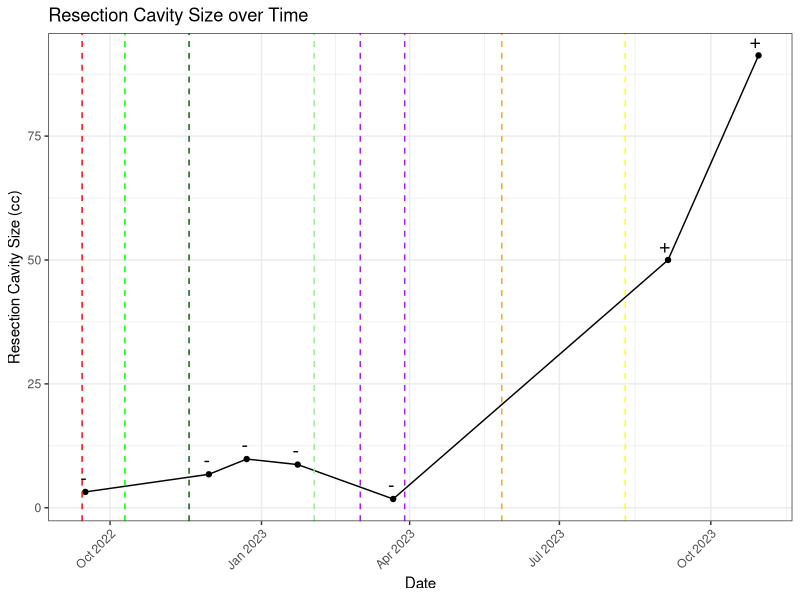
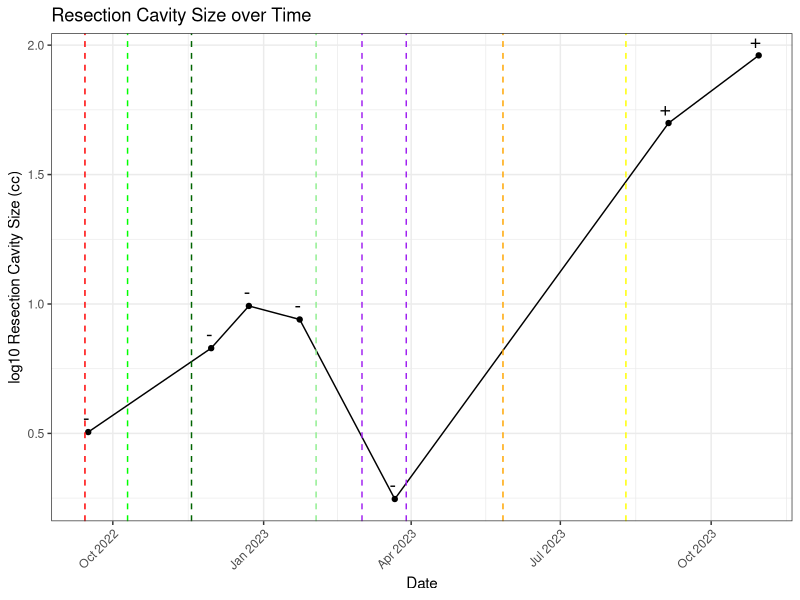
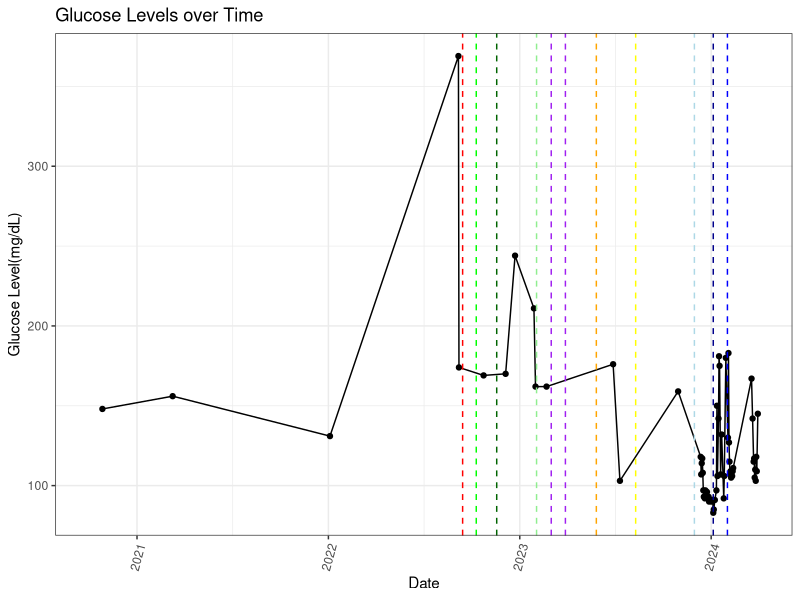
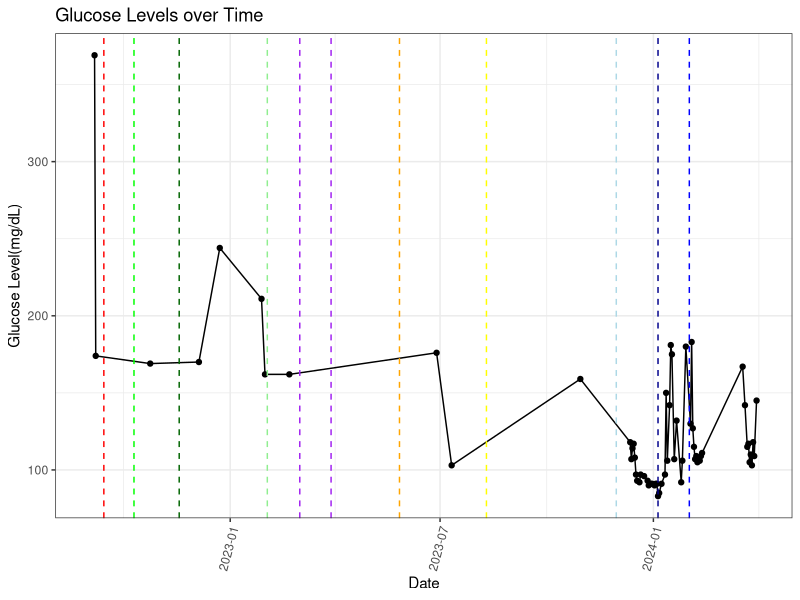
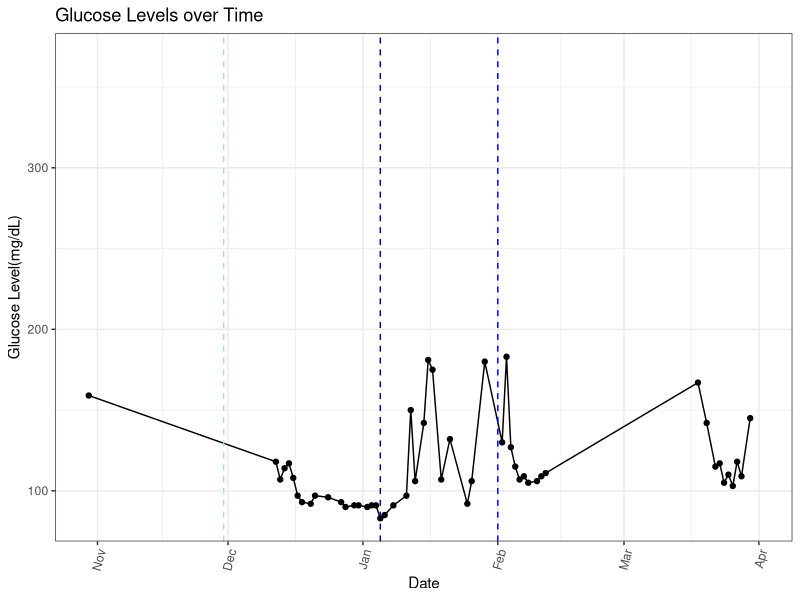
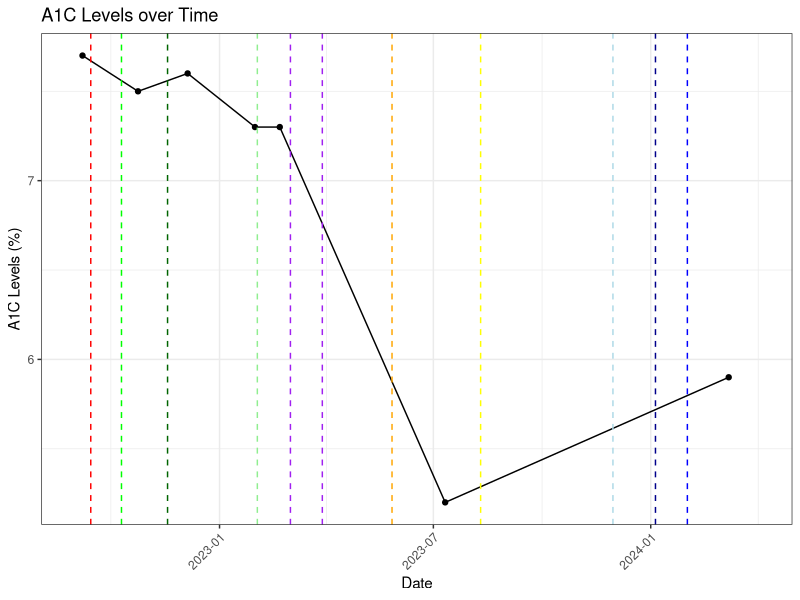
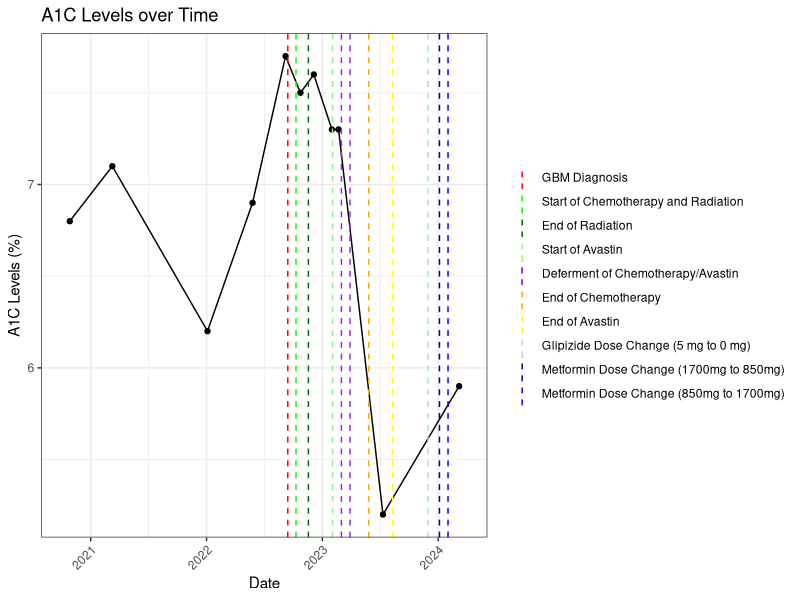

Recreate these plots in R, in order.
library(cowplot)
library(dplyr)
library(ggplot2)
library(lubridate)
library(dplyr)
library(mgcv)
library(gridExtra)

# data manipulation
df1 <- read.csv("tumorBurden.csv")
df1$Date <- as.Date(mdy(df1$Date))

df2 <- read.csv("glucoseLevels.csv")
df2$Date <- as.Date(mdy(df2$Date))

df3 <- read.csv("a1cLevels.csv")
df3$Date <- as.Date(mdy(df3$Date))


merged_df <- merge(merge(df1, df2, by = "Date", all = TRUE), df3, by = "Date", all = TRUE)

# colors <- c("red", "darkblue", "blue", "lightblue", "green", "lightgreen", "darkgreen", "purple", "orange", "yellow")
# meanings <- c("GBM Diagnosis", "Metformin Dose Change (1700mg to 850mg)", "Metformin Dose Change (850mg to 1700mg)", "Glipizide Dose Change (5 mg to 0 mg)", 
#               "Start of Chemotherapy and Radiation", "Start of Avastin", "End of Radiation", "Deferment of Chemotherapy/Avastin due to abscess",
#               "End of Chemotherapy", "End of Avastin")

# plots
resectionCavity <- ggplot(data = df1, aes(x = Date, y = Resection)) +
  geom_point() +
  geom_line() +
  geom_vline(xintercept = as.numeric(as.Date("2022-09-14")), linetype = "dashed", color = "red") +
  geom_vline(xintercept = as.numeric(as.Date("2024-01-05")), linetype = "dashed", color = "darkblue") +
  geom_vline(xintercept = as.numeric(as.Date("2024-02-01")), linetype = "dashed", color = "blue") +
  geom_vline(xintercept = as.numeric(as.Date("2023-11-30")), linetype = "dashed", color = "lightblue") +
  geom_vline(xintercept = as.numeric(as.Date("2022-10-10")), linetype = "dashed", color = "green") +
  geom_vline(xintercept = as.numeric(as.Date("2023-02-02")), linetype = "dashed", color = "lightgreen") +
  geom_vline(xintercept = as.numeric(as.Date("2022-11-18")), linetype = "dashed", color = "darkgreen") +
  geom_vline(xintercept = as.numeric(as.Date("2023-03-02")), linetype = "dashed", color = "purple") +
  geom_vline(xintercept = as.numeric(as.Date("2023-03-29")), linetype = "dashed", color = "purple") +
  geom_vline(xintercept = as.numeric(as.Date("2023-05-27")), linetype = "dashed", color = "orange") +
  geom_vline(xintercept = as.numeric(as.Date("2023-08-10")), linetype = "dashed", color = "yellow") +
  geom_text(aes(label = FLAIR), vjust = -0.5, hjust = 0.75, size = 5) +
  labs(x = "Date", y = "Resection Cavity Size (cc)") +  
  ggtitle("Resection Cavity Size over Time") +  
  theme_bw() + 
  theme(axis.text.x = element_text(angle = 45, hjust = 1)) +
  xlim(as.Date("2022-09-14"), as.Date("2023-10-30"))

resectionCavityLog <- ggplot(data = df1, aes(x = Date, y = log)) +
  geom_point() +
  geom_line() +
  geom_vline(xintercept = as.numeric(as.Date("2022-09-14")), linetype = "dashed", color = "red") +
  geom_vline(xintercept = as.numeric(as.Date("2024-01-05")), linetype = "dashed", color = "darkblue") +
  geom_vline(xintercept = as.numeric(as.Date("2024-02-01")), linetype = "dashed", color = "blue") +
  geom_vline(xintercept = as.numeric(as.Date("2023-11-30")), linetype = "dashed", color = "lightblue") +
  geom_vline(xintercept = as.numeric(as.Date("2022-10-10")), linetype = "dashed", color = "green") +
  geom_vline(xintercept = as.numeric(as.Date("2023-02-02")), linetype = "dashed", color = "lightgreen") +
  geom_vline(xintercept = as.numeric(as.Date("2022-11-18")), linetype = "dashed", color = "darkgreen") +
  geom_vline(xintercept = as.numeric(as.Date("2023-03-02")), linetype = "dashed", color = "purple") +
  geom_vline(xintercept = as.numeric(as.Date("2023-03-29")), linetype = "dashed", color = "purple") +
  geom_vline(xintercept = as.numeric(as.Date("2023-05-27")), linetype = "dashed", color = "orange") +
  geom_vline(xintercept = as.numeric(as.Date("2023-08-10")), linetype = "dashed", color = "yellow") +
  geom_text(aes(label = FLAIR), vjust = -0.5, hjust = 0.75, size = 5) +
  labs(x = "Date", y = "log10 Resection Cavity Size (cc)") +  
  ggtitle("Resection Cavity Size over Time") +  
  theme_bw() + 
  theme(axis.text.x = element_text(angle = 45, hjust = 1)) +
  xlim(as.Date("2022-09-14"), as.Date("2023-10-30"))

glucoseLevelsLong <- ggplot(data = df2, aes(x = Date, y = ReadingGlucose)) +
  geom_point() +
  geom_line() +
  geom_vline(xintercept = as.numeric(as.Date("2022-09-14")), linetype = "dashed", color = "red") +
  geom_vline(xintercept = as.numeric(as.Date("2024-01-05")), linetype = "dashed", color = "darkblue") +
  geom_vline(xintercept = as.numeric(as.Date("2024-02-01")), linetype = "dashed", color = "blue") +
  geom_vline(xintercept = as.numeric(as.Date("2023-11-30")), linetype = "dashed", color = "lightblue") +
  geom_vline(xintercept = as.numeric(as.Date("2022-10-10")), linetype = "dashed", color = "green") +
  geom_vline(xintercept = as.numeric(as.Date("2023-02-02")), linetype = "dashed", color = "lightgreen") +
  geom_vline(xintercept = as.numeric(as.Date("2022-11-18")), linetype = "dashed", color = "darkgreen") +
  geom_vline(xintercept = as.numeric(as.Date("2023-03-02")), linetype = "dashed", color = "purple") +
  geom_vline(xintercept = as.numeric(as.Date("2023-03-29")), linetype = "dashed", color = "purple") +
  geom_vline(xintercept = as.numeric(as.Date("2023-05-27")), linetype = "dashed", color = "orange") +
  geom_vline(xintercept = as.numeric(as.Date("2023-08-10")), linetype = "dashed", color = "yellow") +
  labs(x = "Date", y = "Glucose Level(mg/dL)") +  
  ggtitle("Glucose Levels over Time") +  
  theme_bw() + 
  theme(axis.text.x = element_text(angle = 75, hjust = 1)) +
  xlim(as.Date("2020-10-01"), as.Date("2024-04-01"))  

glucoseLevelsShort <- ggplot(data = df2, aes(x = Date, y = ReadingGlucose)) +
  geom_point() +
  geom_line() +
  geom_vline(xintercept = as.numeric(as.Date("2022-09-14")), linetype = "dashed", color = "red") +
  geom_vline(xintercept = as.numeric(as.Date("2024-01-05")), linetype = "dashed", color = "darkblue") +
  geom_vline(xintercept = as.numeric(as.Date("2024-02-01")), linetype = "dashed", color = "blue") +
  geom_vline(xintercept = as.numeric(as.Date("2023-11-30")), linetype = "dashed", color = "lightblue") +
  geom_vline(xintercept = as.numeric(as.Date("2022-10-10")), linetype = "dashed", color = "green") +
  geom_vline(xintercept = as.numeric(as.Date("2023-02-02")), linetype = "dashed", color = "lightgreen") +
  geom_vline(xintercept = as.numeric(as.Date("2022-11-18")), linetype = "dashed", color = "darkgreen") +
  geom_vline(xintercept = as.numeric(as.Date("2023-03-02")), linetype = "dashed", color = "purple") +
  geom_vline(xintercept = as.numeric(as.Date("2023-03-29")), linetype = "dashed", color = "purple") +
  geom_vline(xintercept = as.numeric(as.Date("2023-05-27")), linetype = "dashed", color = "orange") +
  geom_vline(xintercept = as.numeric(as.Date("2023-08-10")), linetype = "dashed", color = "yellow") +
  labs(x = "Date", y = "Glucose Level(mg/dL)") +  
  ggtitle("Glucose Levels over Time") +  
  theme_bw() + 
  theme(axis.text.x = element_text(angle = 75, hjust = 1)) +
  xlim(as.Date("2022-09-01"), as.Date("2024-04-01"))  

glucoseLevelsXShort <- ggplot(data = df2, aes(x = Date, y = ReadingGlucose)) +
  geom_point() +
  geom_line() +
  geom_vline(xintercept = as.numeric(as.Date("2022-09-14")), linetype = "dashed", color = "red") +
  geom_vline(xintercept = as.numeric(as.Date("2024-01-05")), linetype = "dashed", color = "darkblue") +
  geom_vline(xintercept = as.numeric(as.Date("2024-02-01")), linetype = "dashed", color = "blue") +
  geom_vline(xintercept = as.numeric(as.Date("2023-11-30")), linetype = "dashed", color = "lightblue") +
  geom_vline(xintercept = as.numeric(as.Date("2022-10-10")), linetype = "dashed", color = "green") +
  geom_vline(xintercept = as.numeric(as.Date("2023-02-02")), linetype = "dashed", color = "lightgreen") +
  geom_vline(xintercept = as.numeric(as.Date("2022-11-18")), linetype = "dashed", color = "darkgreen") +
  geom_vline(xintercept = as.numeric(as.Date("2023-03-02")), linetype = "dashed", color = "purple") +
  geom_vline(xintercept = as.numeric(as.Date("2023-03-29")), linetype = "dashed", color = "purple") +
  geom_vline(xintercept = as.numeric(as.Date("2023-05-27")), linetype = "dashed", color = "orange") +
  geom_vline(xintercept = as.numeric(as.Date("2023-08-10")), linetype = "dashed", color = "yellow") +
  labs(x = "Date", y = "Glucose Level(mg/dL)") +  
  ggtitle("Glucose Levels over Time") +  
  theme_bw() + 
  theme(axis.text.x = element_text(angle = 75, hjust = 1)) +
  xlim(as.Date("2023-10-30"), as.Date("2024-04-01")) 

a1cLevelsShort <- ggplot(data = df3, aes(x = Date, y = A1C)) +
  geom_point() +
  geom_line() +
  geom_vline(xintercept = as.numeric(as.Date("2022-09-14")), linetype = "dashed", color = "red") +
  geom_vline(xintercept = as.numeric(as.Date("2024-01-05")), linetype = "dashed", color = "darkblue") +
  geom_vline(xintercept = as.numeric(as.Date("2024-02-01")), linetype = "dashed", color = "blue") +
  geom_vline(xintercept = as.numeric(as.Date("2023-11-30")), linetype = "dashed", color = "lightblue") +
  geom_vline(xintercept = as.numeric(as.Date("2022-10-10")), linetype = "dashed", color = "green") +
  geom_vline(xintercept = as.numeric(as.Date("2023-02-02")), linetype = "dashed", color = "lightgreen") +
  geom_vline(xintercept = as.numeric(as.Date("2022-11-18")), linetype = "dashed", color = "darkgreen") +
  geom_vline(xintercept = as.numeric(as.Date("2023-03-02")), linetype = "dashed", color = "purple") +
  geom_vline(xintercept = as.numeric(as.Date("2023-03-29")), linetype = "dashed", color = "purple") +
  geom_vline(xintercept = as.numeric(as.Date("2023-05-27")), linetype = "dashed", color = "orange") +
  geom_vline(xintercept = as.numeric(as.Date("2023-08-10")), linetype = "dashed", color = "yellow") +
  labs(x = "Date", y = "A1C Levels (%)") +  
  ggtitle("A1C Levels over Time") +  
  theme_bw() + 
  theme(axis.text.x = element_text(angle = 45, hjust = 1)) +
  xlim(as.Date("2022-09-01"), as.Date("2024-04-01"))  

a1cLevelsLong <- ggplot(data = df3, aes(x = Date, y = A1C)) +
  geom_point() +
  geom_line() +
  geom_vline(aes(xintercept = as.numeric(as.Date("2022-09-14")), color = "GBM Diagnosis"), linetype = "dashed") +
  geom_vline(aes(xintercept = as.numeric(as.Date("2024-01-05")), color = "Metformin Dose Change (1700mg to 850mg)"), linetype = "dashed") +
  geom_vline(aes(xintercept = as.numeric(as.Date("2024-02-01")), color = "Metformin Dose Change (850mg to 1700mg)"), linetype = "dashed") +
  geom_vline(aes(xintercept = as.numeric(as.Date("2023-11-30")), color = "Glipizide Dose Change (5 mg to 0 mg)"), linetype = "dashed") +
  geom_vline(aes(xintercept = as.numeric(as.Date("2022-10-10")), color = "Start of Chemotherapy and Radiation"), linetype = "dashed") +
  geom_vline(aes(xintercept = as.numeric(as.Date("2023-02-02")), color = "Start of Avastin"), linetype = "dashed") +
  geom_vline(aes(xintercept = as.numeric(as.Date("2022-11-18")), color = "End of Radiation"), linetype = "dashed") +
  geom_vline(aes(xintercept = as.numeric(as.Date("2023-03-02")), color = "Deferment of Chemotherapy/Avastin"), linetype = "dashed") +
  geom_vline(aes(xintercept = as.numeric(as.Date("2023-03-29")), color = "Deferment of Chemotherapy/Avastin"), linetype = "dashed") +
  geom_vline(aes(xintercept = as.numeric(as.Date("2023-05-27")), color = "End of Chemotherapy"), linetype = "dashed") +
  geom_vline(aes(xintercept = as.numeric(as.Date("2023-08-10")), color = "End of Avastin"), linetype = "dashed") + 
   labs(x = "Date", y = "A1C Levels (%)") +  
  ggtitle("A1C Levels over Time") +  
  theme_bw() + 
  theme(axis.text.x = element_text(angle = 45, hjust = 1)) +
  scale_color_manual(values = c("GBM Diagnosis" = "red", 
                                "Metformin Dose Change (1700mg to 850mg)" = "darkblue", 
                                "Metformin Dose Change (850mg to 1700mg)" = "blue", 
                                "Glipizide Dose Change (5 mg to 0 mg)" = "lightblue", 
                                "Start of Chemotherapy and Radiation" = "green", 
                                "Start of Avastin" = "lightgreen", 
                                "End of Radiation" = "darkgreen", 
                                "Deferment of Chemotherapy/Avastin" = "purple", 
                                "End of Chemotherapy" = "orange", 
                                "End of Avastin" = "yellow"),
                     breaks = c("GBM Diagnosis",
                                "Start of Chemotherapy and Radiation",
                                "End of Radiation",
                                "Start of Avastin",
                                "Deferment of Chemotherapy/Avastin",
                                "End of Chemotherapy",
                                "End of Avastin",
                                "Glipizide Dose Change (5 mg to 0 mg)",
                                "Metformin Dose Change (1700mg to 850mg)", 
                                "Metformin Dose Change (850mg to 1700mg)")) +
  guides(color = guide_legend(title = NULL, override.aes = list(shape = 15))) +
  xlim(as.Date("2020-10-01"), as.Date("2024-04-01"))

# save all plots
plots <- list(resectionCavity = resectionCavity, 
              resectionCavityLog = resectionCavityLog, 
              glucoseLevelsLong = glucoseLevelsLong, 
              glucoseLevelsShort = glucoseLevelsShort, 
              glucoseLevelsXShort = glucoseLevelsXShort, 
              a1cLevelsShort = a1cLevelsShort
              )

for (plot_name in names(plots)) {
  filename <- paste0("plot_", plot_name, ".png")
  ggsave(filename, plot = plots[[plot_name]], path = ".", width = 8, height = 6) 
}

ggsave(filename, plot = a1cLevelsLong, path = ".", width = 16, height = 6)

#arrange all plots on one image - not working

# plot_a1cLevelsLong <- arrangeGrob(a1cLevelsLong, widths = c(5, 1))
# plot_grid <- plot_grid(
#   resectionCavity, 
#   resectionCavityLog, 
#   glucoseLevelsLong, 
#   glucoseLevelsShort, 
#   glucoseLevelsXShort, 
#   a1cLevelsShort,
#   plot_a1cLevelsLong,  # Use the arranged plot
#   ncol = 2
# )
# 
# ggsave("plot_allGraphs.png", plot = plot_grid, path = ".", width = 12, height = 10)

# statistical analysis
merged_df$MonthYear <- format(merged_df$Date, "%Y-%m")
aggregated_df <- merged_df %>%
  group_by(MonthYear) %>%
  summarise(AvgResection = mean(Resection, na.rm = TRUE),
            AvgReadingGlucose = mean(ReadingGlucose, na.rm = TRUE),
            AvgA1C = mean(A1C, na.rm = TRUE))

correlation_glucose <- cor(aggregated_df$AvgResection, aggregated_df$AvgReadingGlucose, use = "complete.obs")
print(paste0("Correlation between resection cavity size and glucose levels: ", round(correlation_glucose, 2)))
cor_test_glucose <- cor.test(aggregated_df$AvgResection, aggregated_df$AvgReadingGlucose)
print(paste("p-value:", cor_test_glucose$p.value))

correlation_a1c <- cor(aggregated_df$AvgResection, aggregated_df$AvgA1C, use = "complete.obs")
print(paste0("Correlation between resection cavity size and A1C levels: ", round(correlation_a1c, 2)))
cor_test_a1c <- cor.test(aggregated_df$AvgResection, aggregated_df$AvgA1C)
print(paste("p-value:", cor_test_a1c$p.value))
